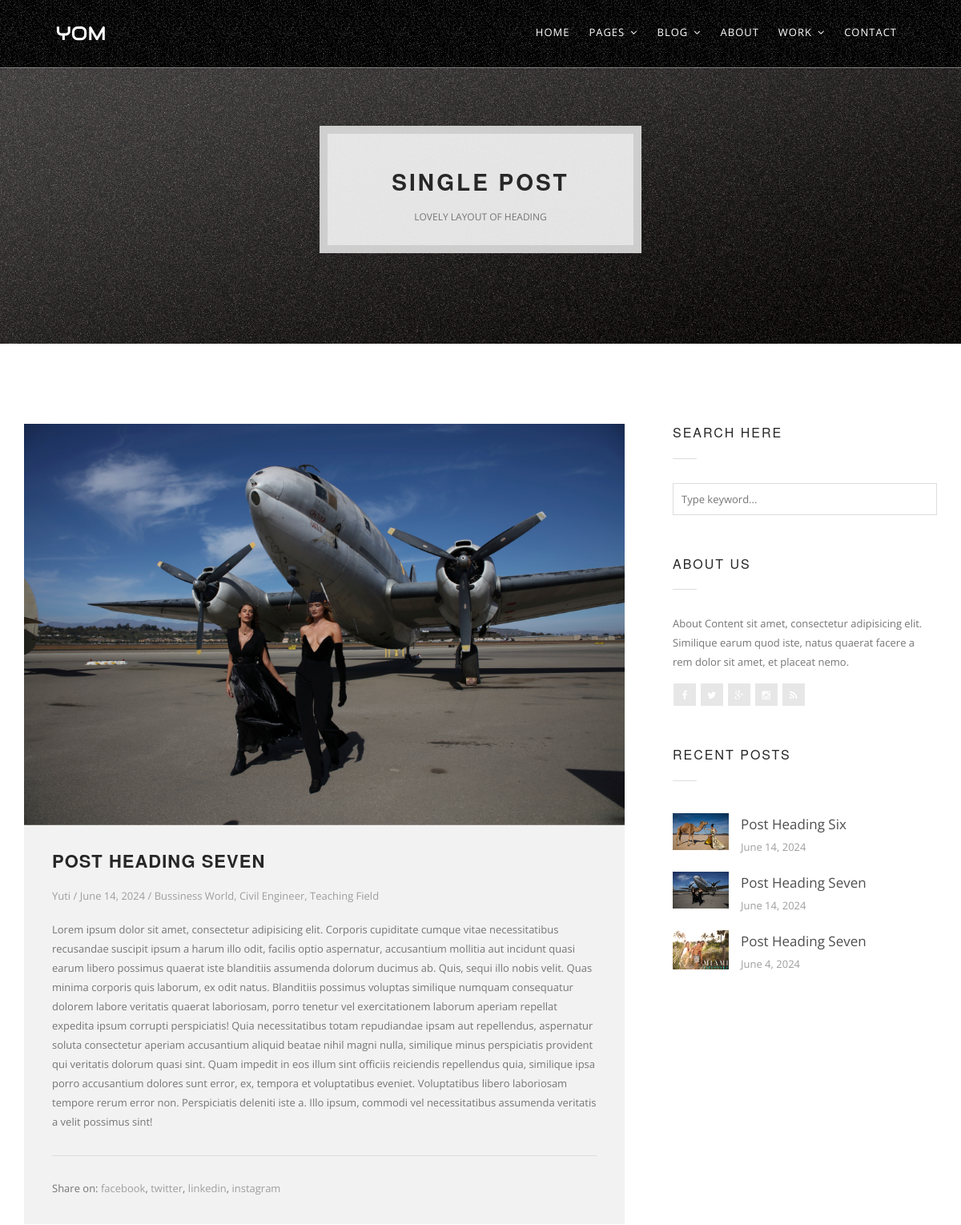
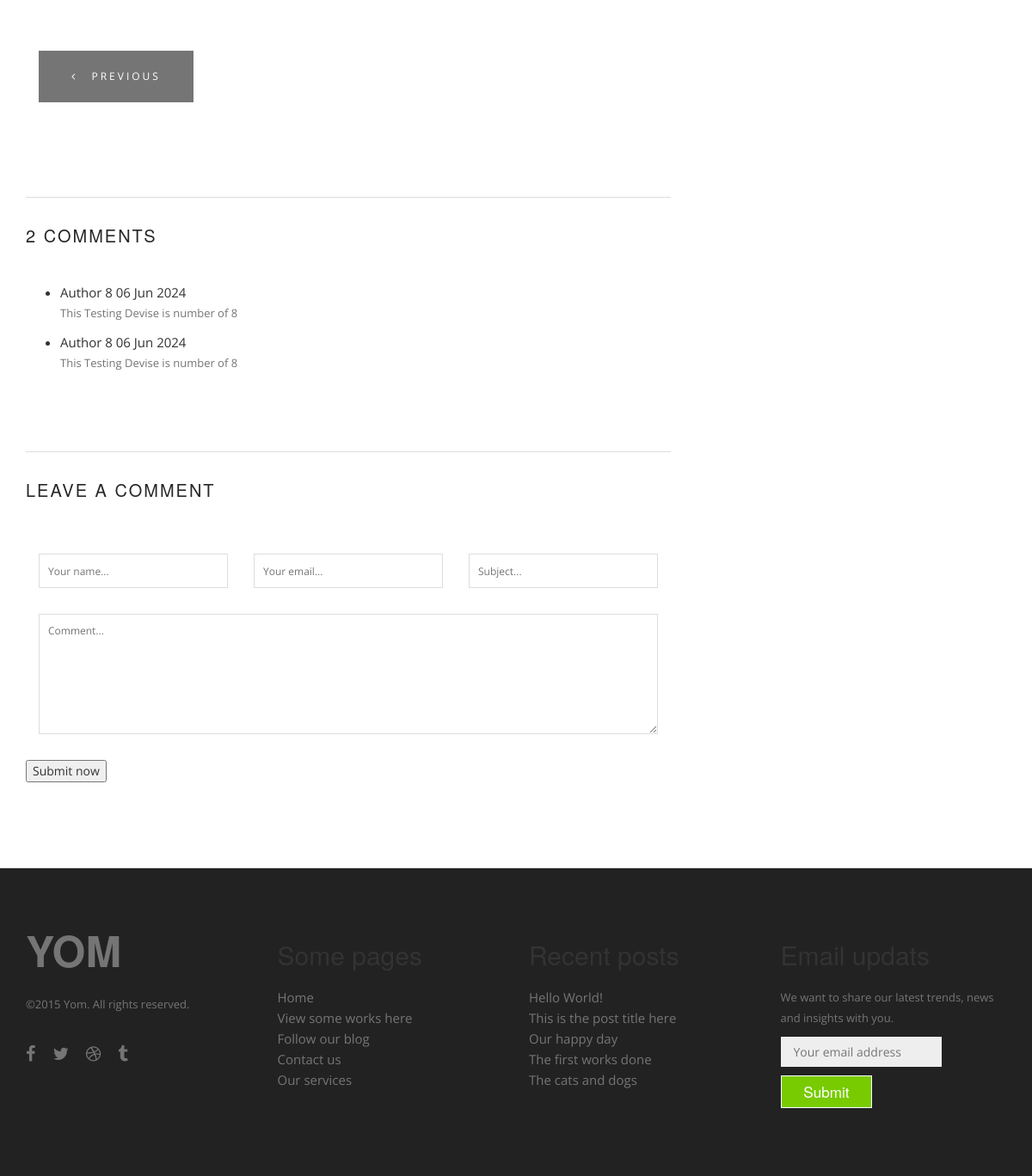
Screenshot of /blogsingle/8/ with the database file from the repository (2 pictures, top to bottom).
### myadminapp/models.py (models this page shows)
class blogdata(models. Model):
    feature_img = models.ImageField(upload_to='slider-media/' , blank=True, null=True)
    post_title = models.CharField(max_length = 200)
    post_date = models.DateField()
    post_description = models.CharField(max_length = 10000)
    categories = models.ManyToManyField(categorydata)
    auth_name = models.CharField(max_length= 200 , default=" ")
    about_des = models.CharField(max_length = 200, default=" ")

class categorydata(models. Model):
    ourcat = models.CharField(max_length = 200)

### myapp/models.py (models this page shows)
class Comment(models.Model):
    blog_post = models.ForeignKey(blogdata, related_name='comments', on_delete=models.CASCADE)
    author = models.CharField(max_length=100)
    email = models.EmailField()
    subject = models.CharField(max_length=200, blank=True)
    message = models.TextField()
    created_at = models.DateTimeField(auto_now_add=True)

### myapp/views.py (the view)
# urls.py: path('blogsingle/<int:pk>/', blogsinglepage, name='blogsingle'),
def blogsinglepage(request, pk):
    blog_post = get_object_or_404(blogdata, pk=pk)
    comments = blog_post.comments.all()
    if request.method == 'POST':
        comment_form = CommentForm(request.POST)
        if comment_form.is_valid():
            new_comment = comment_form.save(commit=False)
            new_comment.blog_post = blog_post
            new_comment.save()
            return redirect('blogsingle', pk=blog_post.pk)
    else:
        comment_form = CommentForm()
    prev_post = blogdata.objects.filter(pk__lt=blog_post.pk).order_by('-pk').first()
    next_post = blogdata.objects.filter(pk__gt=blog_post.pk).order_by('pk').first()
    recent_posts = blogdata.objects.order_by('-post_date')[:3]
    return render(request, 'blog-single.html', {'blog_post': blog_post ,'comments': comments,
        'comment_form': comment_form, 'recent_posts': recent_posts, 'prev_post': prev_post, 'next_post': next_post})

### myapp/models.py
class CommentForm(forms.ModelForm):
    class Meta:
        model = Comment
        fields = ['author', 'email', 'subject', 'message']

### myapp/templates/blog-single.html (shortened to what this page needs)
{% load static %}
<!DOCTYPE html>
<html lang="en-US">
<head>
	<link rel="stylesheet" href="{% static '/files/css/bootstrap.css' %}">
	<link rel="stylesheet" href="{% static '/files/css/animate.css' %}">
	<link rel="stylesheet" href="{% static '/files/css/simple-line-icons.css' %}">
	<link rel="stylesheet" href="{% static '/files/css/font-awesome.min.css' %}">
	<link rel="stylesheet" href="{% static '/files/css/style.css' %}">
	<link rel="stylesheet" href="{% static '/files/rs-plugin/css/settings.css' %}">
</head>
<body>
	<div class="sidebar-menu-container" id="sidebar-menu-container">
		<div class="sidebar-menu-push">
			<div class="sidebar-menu-inner">
				<header class="site-header">
					<div id="main-header" class="main-header header-sticky">
						<div class="inner-header clearfix">
							<div class="logo">
								<a href="/index-2/">YOM</a>
							</div>
							<nav class="main-navigation pull-right hidden-xs hidden-sm">
								<ul>
									<li><a href="/index/">Home</a></li>
									<li><a href="#" class="has-submenu">Pages</a>
									</li>
									<li><a href="#" class="has-submenu">Blog</a>
									</li>
									<li><a href="/about/">About</a></li>
									<li><a href="#" class="has-submenu">Work</a>
									</li>
									<li><a href="/contact/">Contact</a></li>
								</ul>
							</nav>
						</div>
					</div>
				</header>
				<section class="page-heading wow fadeIn" data-wow-duration="1.5s" style="background-image: url({% static '/files/images/01-heading.jpg' %})">
					<div class="container">
						<div class="page-name">
							<h1>Single Post</h1>
							<span>Lovely layout of heading</span>
						</div>
					</div>
				</section>
				<section class="blog-single">
					<div class="container">
						<div class="row">
							<div class="col-md-8">
								<div class="blog-single-item">
									<img src="{{ blog_post.feature_img.url }}" alt="" class="single-banner">
									<div class="blog-single-content">
										<h3>{{ blog_post.post_title }}</h3>
										<span><a href="#">{{ blog_post.auth_name }}</a> / <a href="#">{{ blog_post.post_date }}</a> /
											<a href="#">
												{% for category in blog_post.categories.all %}
													{{ category.ourcat }}{% if not forloop.last %}, {% endif %}
												{% empty %}
													Uncategorized
												{% endfor %}
											</a></span>
										<p>{{ blog_post.post_description }}</p>
										<div class="share-post">
											<span>Share on: <a href="#">facebook</a>, <a href="#">twitter</a>, <a href="#">linkedin</a>, <a href="#">instagram</a></span>
										</div>
									</div>
									<div class="prev-btn col-md-6 col-sm-6 col-xs-6">
										{% if prev_post %}
											<a href="{% url 'blogsingle' prev_post.pk %}"><i class="fa fa-angle-left"></i> Previous</a>
										{% else %}
											<span><i class="fa fa-angle-left"></i> Previous</span>
										{% endif %}
									</div>
									<div class="next-btn col-md-6 col-sm-6 col-xs-6">
									</div>
								</div>
								<div class="blog-comments">
									<h2>{{ comments.count }} Comments</h2>
									<ul class="comments-content">
										{% for comment in comments %}
											<li>
												<span class="author-title">{{ comment.author }}</span>
												<span class="comment-date">{{ comment.created_at|date:"d M Y" }}</span>
												<p>{{ comment.message }}</p>
											</li>
										{% endfor %}
									</ul>
								</div>
								<div class="submit-comment col-sm-12">
									<h2>Leave A Comment</h2>
									<form id="contact_form" method="post" enctype="multipart/form-data">
										<div class="col-md-4 col-sm-4 col-xs-6">
											<input type="text" class="blog-search-field" name="author" placeholder="Your name..." value="{{ comment_form.author.value|default:'' }}">
										</div>
										<div class="col-md-4 col-sm-4 col-xs-6">
											<input type="email" class="blog-search-field" name="email" placeholder="Your email..." value="{{ comment_form.email.value|default:'' }}">
										</div>
										<div class="col-md-4 col-sm-4 col-xs-12">
											<input type="text" class="subject" name="subject" placeholder="Subject..." value="{{ comment_form.subject.value|default:'' }}">
										</div>
										<div class="col-md-12 col-sm-12">
											<textarea id="message" class="input" name="message" placeholder="Comment...">{{ comment_form.message.value|default:'' }}</textarea>
										</div>
										<div class="submit-comment col-md-12">
											<div class="btn-black">
												<button type="submit">Submit now</button>
											</div>
										</div>
									</form>
								</div>
							</div>
							<div class="col-md-4">
								<div class="widget-item">
									<h2>Search here</h2>
									<div class="dec-line"></div>
									<form method="get" id="blog-search" class="blog-search">
										<input type="text" class="blog-search-field" name="s" placeholder="Type keyword..." value="">
									</form>
								</div>
								<div class="widget-item">
									<h2>About Us</h2>
									<div class="dec-line"></div>
									<p>{{ blog_post.about_des }}</p>
									<div class="social-icons">
										<ul>
											<li><a href="#"><i class="fa fa-facebook"></i></a></li>
											<li><a href="#"><i class="fa fa-twitter"></i></a></li>
											<li><a href="#"><i class="fa fa-google-plus"></i></a></li>
											<li><a href="#"><i class="fa fa-instagram"></i></a></li>
											<li><a href="#"><i class="fa fa-rss"></i></a></li>
										</ul>
									</div>
								</div>
								<div class="widget-item">
									<h2>Recent Posts</h2>
									<div class="dec-line"></div>
									<ul class="recent-item">
										{% for post in recent_posts %}
										<li class="recent-post-item">
											<a href="{% url 'blogsingle' post.id %}">
												<img src="{{ post.feature_img.url }}" alt="{{ post.post_title }}">
												<span class="post-title">{{ post.post_title }}</span>
											</a>
											<span class="post-info">{{ post.post_date }}</span>
										</li>
										{% endfor %}
									</ul>
								</div>
							</div>
						</div>
					</div>
				</section>
<footer class="footer">
      <div class="three spacing"></div>
	  <div class="container">
      <div class="row">
        <div class="col-md-3">
          <h1>
            <a href="index.html">
             YOM
            </a>
          </h1>
          <p>©2015 Yom. All rights reserved.</p>
          <div class="spacing"></div>
          <ul class="socials">
            <li>
              <a href="http://facebook.com">
                <i class="fa fa-facebook"></i>
              </a>
            </li>
            <li>
              <a href="http://twitter.com">
                <i class="fa fa-twitter"></i>
              </a>
            </li>
            <li>
              <a href="http://dribbble.com">
                <i class="fa fa-dribbble"></i>
              </a>
            </li>
            <li>
              <a href="http://tumblr.com">
                <i class="fa fa-tumblr"></i>
              </a>
            </li>
          </ul>
          <div class="spacing"></div>
        </div>
        <div class="col-md-3">
          <div class="spacing"></div>
          <div class="links">
            <h4>Some pages</h4>
            <ul>
              <li><a href="#">Home</a></li>
              <li><a href="#">View some works here</a></li>
              <li><a href="#">Follow our blog</a></li>
              <li><a href="#">Contact us</a></li>
              <li><a href="#">Our services</a></li>
            </ul>
          </div>
          <div class="spacing"></div>
        </div>
        <div class="col-md-3">
          <div class="spacing"></div>
          <div class="links">
            <h4>Recent posts</h4>
            <ul>
              <li><a href="#">Hello World!</a></li>
              <li><a href="#">This is the post title here</a></li>
              <li><a href="#">Our happy day</a></li>
              <li><a href="#">The first works done</a></li>
              <li><a href="#">The cats and dogs</a></li>
            </ul>
          </div>
          <div class="spacing"></div>
        </div>
        <div class="col-md-3">
          <div class="spacing"></div>
          <h4>Email updats</h4>
          <p>We want to share our latest trends, news and insights with you.</p>
          <form>
            <input class="email-address" placeholder="Your email address" type="text">
            <input class="button boxed small" type="submit">
          </form>
          <div class="spacing"></div>
        </div>
      </div>
	  </div>
      <div class="two spacing"></div>
    </footer>
			</div>
		</div>
	</div>
</body>
</html>

### myapp/templates/blog-single.html (style rules this page uses)
.single-banner { width: 100%; }
.blog-comments { width: 100%; }

### rows the page displays
blogdata: feature_img (picture), post_title "POST HEADING SEVEN", auth_name "Yuti", post_date "June 14, 2024", post_description "Lorem ipsum dolor sit amet, consectetur adipisicing elit. Corporis cupiditate cumque vitae necessitatibus recusandae suscipit ipsum a harum illo odit, facilis optio aspernatur, accusantium mollitia aut incidunt quasi earum libero possimus quaerat iste blanditiis assumenda dolorum ducimus ab. Quis, sequi illo nobis velit. Quas minima corporis quis laborum, ex odit natus. Blanditiis possimus voluptas similique numquam consequatur dolorem labore veritatis quaerat laboriosam, porro tenetur vel exercitationem laborum aperiam repellat expedita ipsum corrupti perspiciatis! Quia necessitatibus totam repudiandae ipsam aut repellendus, aspernatur soluta consectetur aperiam accusantium aliquid beatae…", count "2", about_des "About Content sit amet, consectetur adipisicing elit. Similique earum quod iste, natus quaerat facere a rem dolor sit amet, et placeat nemo.", post_title "Post Heading Seven"
categorydata: ourcat "Bussiness World"
categorydata: ourcat "Civil Engineer"
categorydata: ourcat "Teaching Field"
Comment: author "Author 8", created_at "06 Jun 2024", message "This Testing Devise is number of 8"
Comment: author "Author 8", created_at "06 Jun 2024", message "This Testing Devise is number of 8"
blogdata: feature_img (picture), post_title "Post Heading Six", post_date "June 14, 2024"
blogdata: feature_img (picture), post_title "Post Heading Seven", post_date "June 4, 2024"
